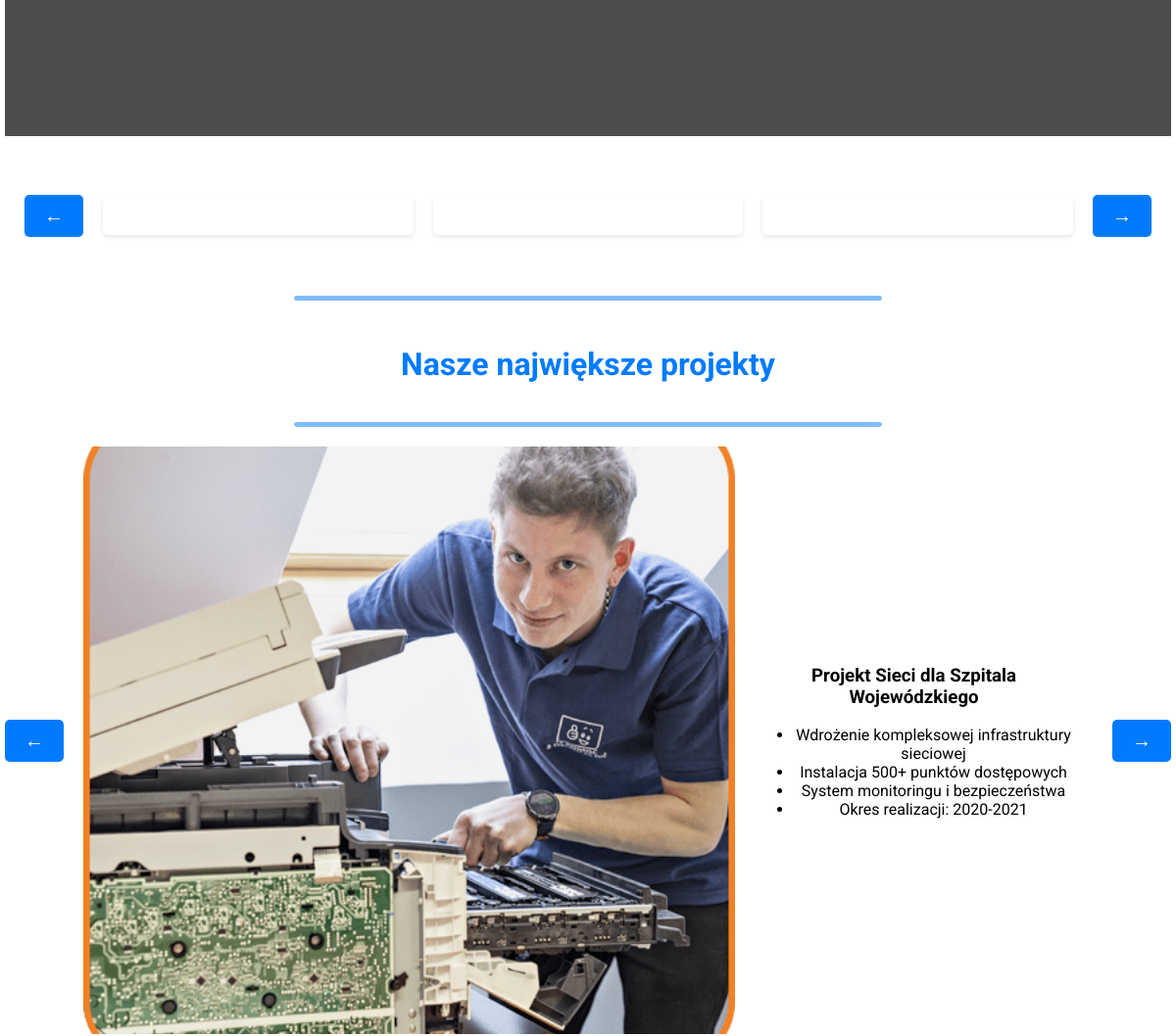
Before: / (middle part) with the older database file.
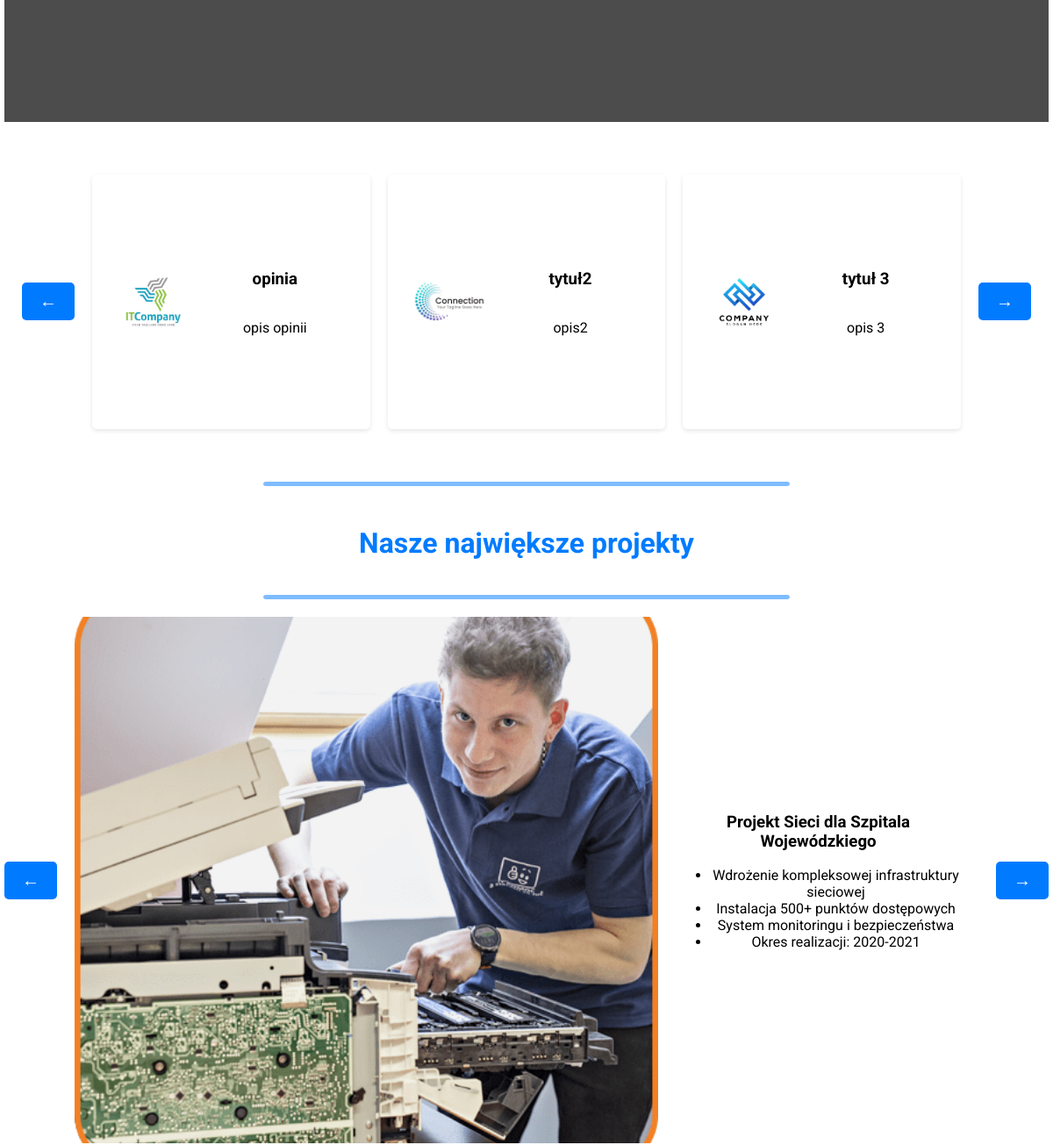
After: the same page with the newer database file.
### tables this page shows
CREATE TABLE `projects` (
  `image` text DEFAULT NULL,
  `title` text DEFAULT NULL,
  `details` text DEFAULT NULL
);

CREATE TABLE `reviews` (
  `profileImage` text NOT NULL,
  `reviewTitle` text NOT NULL,
  `description` text NOT NULL
);

### includes/ProjectsLoader.php (called while the page is built, shortened)
<?php
require_once 'Project.php';
class ProjectsLoader
{
    private PDO $connection;
    private array $projects = [];
    public function __construct()
    {
        $this->loadProjects();
    }
    private function connectToDatabase(): void
    {
        $db_host = 'localhost';
        $db_user = 'root';
        $db_pass = '';
        $db_name = 'NoFlexibePipe';
        try {
            $this->connection = new PDO("mysql:host=" . $db_host . ";dbname=" . $db_name, $db_user, $db_pass);
            $this->connection->setAttribute(PDO::ATTR_ERRMODE, PDO::ERRMODE_EXCEPTION);
        } catch (PDOException $e) {
            die("Connection failed: " . $e->getMessage());
        }
    }
    private function loadProjects(): void
    {
        try {
            $stmt = $this->connection->query("SELECT image, title, details FROM projects");
            while ($row = $stmt->fetch(PDO::FETCH_ASSOC)) {
                $this->projects[] = new Project(
                    $row['image'],
                    $row['title'],
                    $row['details']
                );
            }
        } catch (PDOException $e) {
            die("Query failed: " . $e->getMessage());
        }
    }
    public function getProjects(): array
    {
        return $this->projects;
    }
}

### includes/Project.php (called while the page is built)
<?php
class Project
{
    private string $image;
    private string $title;
    private string $details;
    public function __construct(string $image, string $title, string $details)
    {
        $this->image = $image;
        $this->title = $title;
        $this->details = $details;
    }
    public function getImage(): string
    {
        return $this->image;
    }
    public function getTitle(): string
    {
        return $this->title;
    }
    public function getDetails(): string
    {
        return $this->details;
    }
}

### includes/ReviewsLoader.php (called while the page is built, shortened)
<?php
require_once 'Review.php';
class ReviewsLoader
{
    private PDO $connection;
    private array $reviews = [];
    public function __construct()
    {
        $this->loadReviews();
    }
    private function connectToDatabase(): void
    {
        $db_host = 'localhost';
        $db_user = 'root';
        $db_pass = '';
        $db_name = 'NoFlexibePipe';
        try {
            $this->connection = new PDO("mysql:host=" . $db_host . ";dbname=" . $db_name, $db_user, $db_pass);
            $this->connection->setAttribute(PDO::ATTR_ERRMODE, PDO::ERRMODE_EXCEPTION);
        } catch (PDOException $e) {
            die("Connection failed: " . $e->getMessage());
        }
    }
    private function loadReviews(): void
    {
        try {
            $stmt = $this->connection->query("SELECT profileImage, reviewTitle, description FROM reviews");
            while ($row = $stmt->fetch(PDO::FETCH_ASSOC)) {
                $this->reviews[] = new Review(
                    $row['profileImage'],
                    $row['reviewTitle'],
                    $row['description']
                );
            }
        } catch (PDOException $e) {
            die("Query failed: " . $e->getMessage());
        }
    }
    public function getReviews(): array
    {
        return $this->reviews;
    }
}

### includes/Review.php (called while the page is built)
<?php
class Review
{
    private string $profileImage;
    private string $reviewTitle;
    private string $description;
    public function __construct(string $profileImage, string $reviewTitle, string $description)
    {
        $this->profileImage = $profileImage;
        $this->reviewTitle = $reviewTitle;
        $this->description = $description;
    }
    public function getProfileImage(): string
    {
        return $this->profileImage;
    }
    public function getReviewTitle(): string
    {
        return $this->reviewTitle;
    }
    public function getDescription(): string
    {
        return $this->description;
    }
}

### index.php (the view, shortened to what this page needs)
<!DOCTYPE html>
<html lang="pl">
<head>
    <link rel="stylesheet" href="styles/style.css">
</head>
<body>
    <?php include "./includes/header.php"; ?>
<section class="management">
    <div class="management-grid">
    </div>
</section>
<?php
include "./includes/ReviewsLoader.php";
$reviewsLoader = new ReviewsLoader();
$reviews = $reviewsLoader->getReviews();
?>
<section class="reviews">
    <div class="reviews-container">
    <button class="review-nav prev-review">&larr;</button>
    <div class="review-item">
        <?php
        if (!empty($reviews)) {
            $currentReview = $reviews[0];
            echo '<img src="pictures/' . $currentReview->getProfileImage() . '" alt="review image">';
            echo '<div class="review-content">';
            echo '<h3>' . $currentReview->getReviewTitle() . '</h3>';
            echo '<p>' . $currentReview->getDescription() . '</p>';
            echo '</div>';
        }
        ?>
    </div>
    <div class="review-item">
        <?php
        if (!empty($reviews)) {
            $currentReview = $reviews[1];
            echo '<img src="pictures/' . $currentReview->getProfileImage() . '" alt="review image">';
            echo '<div class="review-content">';
            echo '<h3>' . $currentReview->getReviewTitle() . '</h3>';
            echo '<p>' . $currentReview->getDescription() . '</p>';
            echo '</div>';
        }
        ?>
    </div>
    <div class="review-item">
        <?php
        if (!empty($reviews)) {
            $currentReview = $reviews[2];
            echo '<img src="pictures/' . $currentReview->getProfileImage() . '" alt="review image">';
            echo '<div class="review-content">';
            echo '<h3>' . $currentReview->getReviewTitle() . '</h3>';
            echo '<p>' . $currentReview->getDescription() . '</p>';
            echo '</div>';
        }
        ?>
    </div>
    <button class="review-nav next-review">&rarr;</button>
    </div>
</section>
<section class="gallery">
    <hr>
    <h2> Nasze największe projekty</h2>
    <hr>
    <?php
    include "./includes/ProjectsLoader.php";
    $projectsLoader = new ProjectsLoader();
    $projects = $projectsLoader->getProjects();
    ?>
    <div class="projects-container">
        <button class="project-nav prev-project">&larr;</button>
        <div class="project-item">
            <?php
            if (!empty($projects)) {
                $currentProject = $projects[0];
                echo '<img src="pictures/' . $currentProject->getImage() . '" alt="project image">';
                echo '<div class="project-content">';
                echo '<h3>' . $currentProject->getTitle() . '</h3>';
                echo '<p>' . $currentProject->getDetails() . '</p>';
                echo '</div>';
            }
            ?>
        </div>
        <button class="project-nav next-project">&rarr;</button>
    </div>
</section>
<?php include "./includes/footer.php"; ?>
</body>
</html>

### includes/header.php (shortened to what this page needs)
<!DOCTYPE html>
<html lang="pl">
<head>
    <link rel="stylesheet" href="../styles/headerStyle.css">
</head>
</html>

### includes/footer.php (shortened to what this page needs)
<html lang="pl">
<head>
    <link rel="stylesheet" href="../styles/footer.css">
</head>
</html>

### styles/style.css (style rules this page uses)
* { box-sizing: border-box; }
body { padding: 0; margin: 0; display: flex; flex-direction: column; align-items: center; justify-content: center; font-family: 'Roboto', sans-serif; width: 100%; }
.management { text-align: center; padding: 20px; background: linear-gradient(rgba(0, 0, 0, 0.7), rgba(0, 0, 0, 0.7)); background-size: cover; background-position: center; color: white; width: calc(100vw - 10px); margin-bottom: 20px; }
.management-grid { display: grid; grid-template-columns: repeat(4, 1fr); grid-template-rows: auto auto; gap: 80px 20px; width: calc(100vw - 10px); padding: 20px; justify-items: center; align-items: center; background: transparent; margin-bottom: 20px; }
.reviews-container { display: flex; flex-direction: row; justify-content: center; align-items: center; gap: 20px; margin: 20px 0; padding: 20px; width: calc(100vw - 10px); }
.review-item { width: 100%; height: auto; overflow: auto; display: flex; justify-content: center; flex-direction: row; align-items: center; padding: 20px; border-radius: 5px; box-shadow: 0 2px 5px rgba(0, 0, 0, 0.1); transition: transform 0.3s ease; }
.review-item img { width: 100px; height: 100px; object-fit: cover; }
.review-nav { padding: 10px 20px; font-size: 20px; background-color: #007bff; color: white; border: none; border-radius: 5px; cursor: pointer; }
.review-nav.prev-review, .review-nav.next-review { display: block; }
.review-content { width: 100%; height: 250px; overflow-y: auto; display: flex; justify-content: center; flex-direction: column; align-items: center; padding: 20px; word-wrap: break-word; white-space: normal; }
.gallery { width: calc(100vw - 10px); margin-bottom: 20px; text-align: center; }
.gallery h2 { margin-bottom: 20px; color: #007bff; text-align: center; padding: 20px; font-size: 2em; }
.gallery > hr { width: 50vw; margin: 0 auto; border: 1px solid #007bff; margin-bottom: 20px; margin-top: 20px; opacity: 0.5; border-radius: 5px; background-color: #007bff; height: 5px; }
.projects-container { display: flex; justify-content: center; align-items: center; gap: 20px; margin: 20px 0; }
.project-content { padding: 20px; }
.project-item { width: 1200px; height: auto; overflow: auto; display: flex; justify-content: center; flex-direction: row; align-items: center; }
.project-item img { width: 800px; height: 600px; object-fit: cover; }
.project-nav { padding: 10px 20px; font-size: 20px; background-color: #007bff; color: white; border: none; border-radius: 5px; cursor: pointer; }

### styles/headerStyle.css (style rules this page uses)
* { box-sizing: border-box; }

### styles/footer.css (style rules this page uses)
* { box-sizing: border-box; }

Changed rows visible on the page:
added reviews: profileImage (picture), reviewTitle "opinia", description "opis opinii"
added reviews: profileImage (picture), reviewTitle "tytuł2", description "opis2"
added reviews: profileImage (picture), reviewTitle "tytuł 3", description "opis 3"
